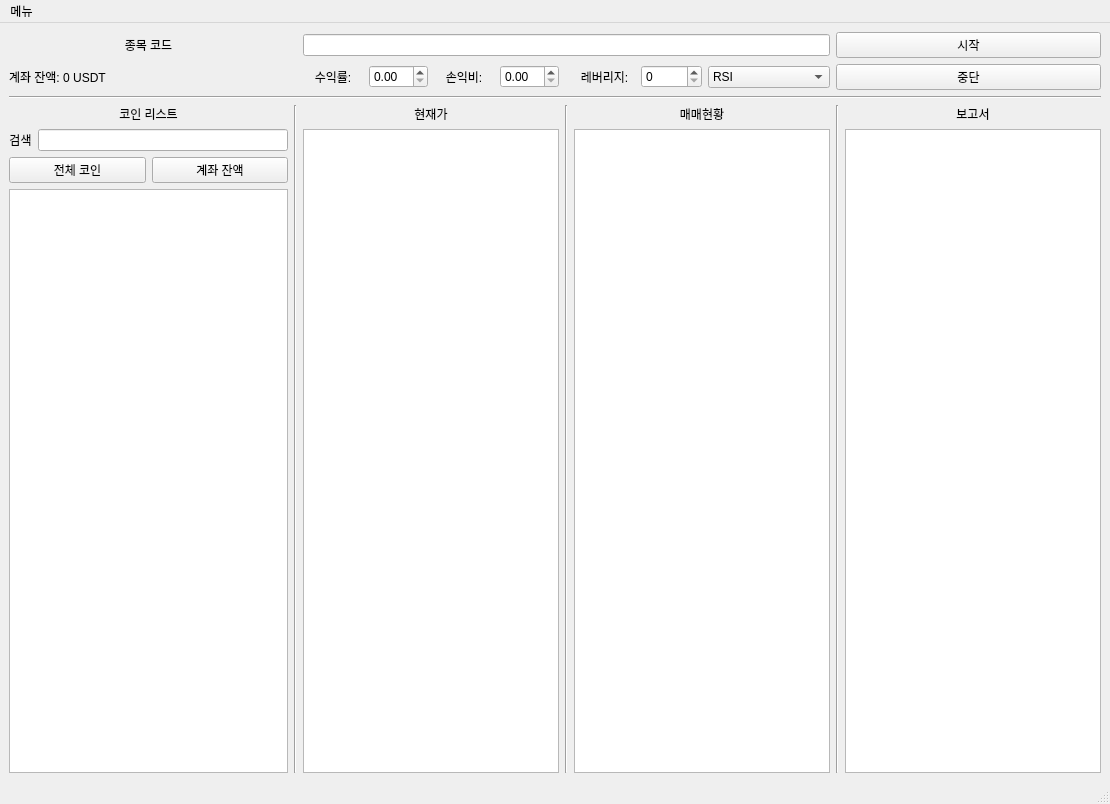
<?xml version="1.0" encoding="UTF-8"?>
<ui version="4.0">
 <class>stock_list_widget</class>
 <widget class="QMainWindow" name="stock_list_widget">
  <property name="geometry">
   <rect>
    <x>0</x>
    <y>0</y>
    <width>1110</width>
    <height>804</height>
   </rect>
  </property>
  <property name="windowTitle">
   <string>Binance 선물 자동매매 프로그램</string>
  </property>
  <widget class="QWidget" name="centralwidget">
   <layout class="QGridLayout" name="gridLayout">
    <item row="1" column="9">
     <widget class="QSpinBox" name="leverage_spin_box">
      <property name="autoFillBackground">
       <bool>false</bool>
      </property>
      <property name="minimum">
       <number>0</number>
      </property>
      <property name="maximum">
       <number>100</number>
      </property>
     </widget>
    </item>
    <item row="1" column="3">
     <widget class="QLabel" name="profit_rate_label">
      <property name="text">
       <string>수익률:</string>
      </property>
      <property name="alignment">
       <set>Qt::AlignCenter</set>
      </property>
     </widget>
    </item>
    <item row="3" column="0" colspan="2">
     <widget class="QLabel" name="label_coin_list">
      <property name="text">
       <string>코인 리스트</string>
      </property>
      <property name="alignment">
       <set>Qt::AlignCenter</set>
      </property>
     </widget>
    </item>
    <item row="0" column="12" colspan="2">
     <widget class="QPushButton" name="button_start">
      <property name="text">
       <string>시작</string>
      </property>
     </widget>
    </item>
    <item row="3" column="13">
     <widget class="QLabel" name="label_report">
      <property name="text">
       <string>보고서</string>
      </property>
      <property name="alignment">
       <set>Qt::AlignCenter</set>
      </property>
     </widget>
    </item>
    <item row="1" column="10" colspan="2">
     <widget class="QComboBox" name="trading_strategy_combo_box">
      <item>
       <property name="text">
        <string>RSI</string>
       </property>
      </item>
      <item>
       <property name="text">
        <string>MACD</string>
       </property>
      </item>
      <item>
       <property name="text">
        <string>Triple RSI</string>
       </property>
      </item>
     </widget>
    </item>
    <item row="1" column="5">
     <widget class="QLabel" name="risk_reward_ratio_label">
      <property name="text">
       <string>손익비:</string>
      </property>
      <property name="alignment">
       <set>Qt::AlignCenter</set>
      </property>
     </widget>
    </item>
    <item row="0" column="0" colspan="2">
     <widget class="QLabel" name="label_code">
      <property name="mouseTracking">
       <bool>false</bool>
      </property>
      <property name="text">
       <string>종목 코드</string>
      </property>
      <property name="alignment">
       <set>Qt::AlignCenter</set>
      </property>
     </widget>
    </item>
    <item row="6" column="0" colspan="2">
     <widget class="QListWidget" name="coin_list"/>
    </item>
    <item row="5" column="0" colspan="2">
     <layout class="QHBoxLayout" name="horizontalLayout">
      <item>
       <widget class="QPushButton" name="all_coin_button">
        <property name="text">
         <string>전체 코인</string>
        </property>
       </widget>
      </item>
      <item>
       <widget class="QPushButton" name="account_coin_button">
        <property name="text">
         <string>계좌 잔액</string>
        </property>
       </widget>
      </item>
     </layout>
    </item>
    <item row="2" column="0" colspan="14">
     <widget class="Line" name="line">
      <property name="orientation">
       <enum>Qt::Horizontal</enum>
      </property>
     </widget>
    </item>
    <item row="3" column="7" rowspan="4">
     <widget class="Line" name="line_3">
      <property name="orientation">
       <enum>Qt::Vertical</enum>
      </property>
     </widget>
    </item>
    <item row="4" column="0">
     <widget class="QLabel" name="label_search">
      <property name="text">
       <string>검색</string>
      </property>
      <property name="alignment">
       <set>Qt::AlignCenter</set>
      </property>
     </widget>
    </item>
    <item row="3" column="8" colspan="4">
     <widget class="QLabel" name="label_buysell">
      <property name="text">
       <string>매매현황</string>
      </property>
      <property name="alignment">
       <set>Qt::AlignCenter</set>
      </property>
     </widget>
    </item>
    <item row="1" column="8">
     <widget class="QLabel" name="label_leverage">
      <property name="text">
       <string>레버리지:</string>
      </property>
      <property name="alignment">
       <set>Qt::AlignCenter</set>
      </property>
     </widget>
    </item>
    <item row="1" column="12" colspan="2">
     <widget class="QPushButton" name="button_stop">
      <property name="text">
       <string>중단</string>
      </property>
     </widget>
    </item>
    <item row="4" column="3" rowspan="3" colspan="4">
     <widget class="QTextBrowser" name="current_price_log"/>
    </item>
    <item row="3" column="12" rowspan="4">
     <widget class="Line" name="line_4">
      <property name="orientation">
       <enum>Qt::Vertical</enum>
      </property>
     </widget>
    </item>
    <item row="4" column="13" rowspan="3">
     <widget class="QListWidget" name="report_list"/>
    </item>
    <item row="1" column="0" colspan="2">
     <widget class="QLabel" name="label_account">
      <property name="text">
       <string>계좌 잔액: 0 USDT</string>
      </property>
     </widget>
    </item>
    <item row="4" column="1">
     <widget class="QLineEdit" name="search_coin_input"/>
    </item>
    <item row="1" column="6">
     <widget class="QDoubleSpinBox" name="risk_reward_ratio_double_spin_box"/>
    </item>
    <item row="3" column="3" colspan="4">
     <widget class="QLabel" name="label_current_price">
      <property name="text">
       <string>현재가</string>
      </property>
      <property name="alignment">
       <set>Qt::AlignCenter</set>
      </property>
     </widget>
    </item>
    <item row="1" column="4">
     <widget class="QDoubleSpinBox" name="profit_rate_double_spin_box"/>
    </item>
    <item row="3" column="2" rowspan="4">
     <widget class="Line" name="line_2">
      <property name="orientation">
       <enum>Qt::Vertical</enum>
      </property>
     </widget>
    </item>
    <item row="4" column="8" rowspan="3" colspan="4">
     <widget class="QTextBrowser" name="buysell_log"/>
    </item>
    <item row="0" column="3" colspan="9">
     <widget class="QLineEdit" name="coin_input">
      <property name="readOnly">
       <bool>true</bool>
      </property>
     </widget>
    </item>
   </layout>
  </widget>
  <widget class="QMenuBar" name="menubar">
   <property name="geometry">
    <rect>
     <x>0</x>
     <y>0</y>
     <width>1110</width>
     <height>26</height>
    </rect>
   </property>
   <widget class="QMenu" name="menu">
    <property name="title">
     <string>메뉴</string>
    </property>
    <addaction name="action_binance_api"/>
    <addaction name="separator"/>
    <addaction name="action_backtesting"/>
    <addaction name="separator"/>
    <addaction name="actio_refresh"/>
    <addaction name="action_exit"/>
   </widget>
   <addaction name="menu"/>
  </widget>
  <widget class="QStatusBar" name="statusbar"/>
  <action name="action_binance_api">
   <property name="text">
    <string>Binance Api 인증</string>
   </property>
  </action>
  <action name="actio_refresh">
   <property name="text">
    <string>↻ 새로고침</string>
   </property>
  </action>
  <action name="action_exit">
   <property name="text">
    <string>❌ 프로그램 종료</string>
   </property>
  </action>
  <action name="actiona">
   <property name="text">
    <string>aㄴㅇ</string>
   </property>
  </action>
  <action name="action_4">
   <property name="text">
    <string>ㅁㄴㅇ</string>
   </property>
  </action>
  <action name="action_coin_price">
   <property name="text">
    <string>코인 시세</string>
   </property>
  </action>
  <action name="action_backtesting">
   <property name="text">
    <string>백테스팅</string>
   </property>
  </action>
 </widget>
 <resources/>
 <connections/>
</ui>
